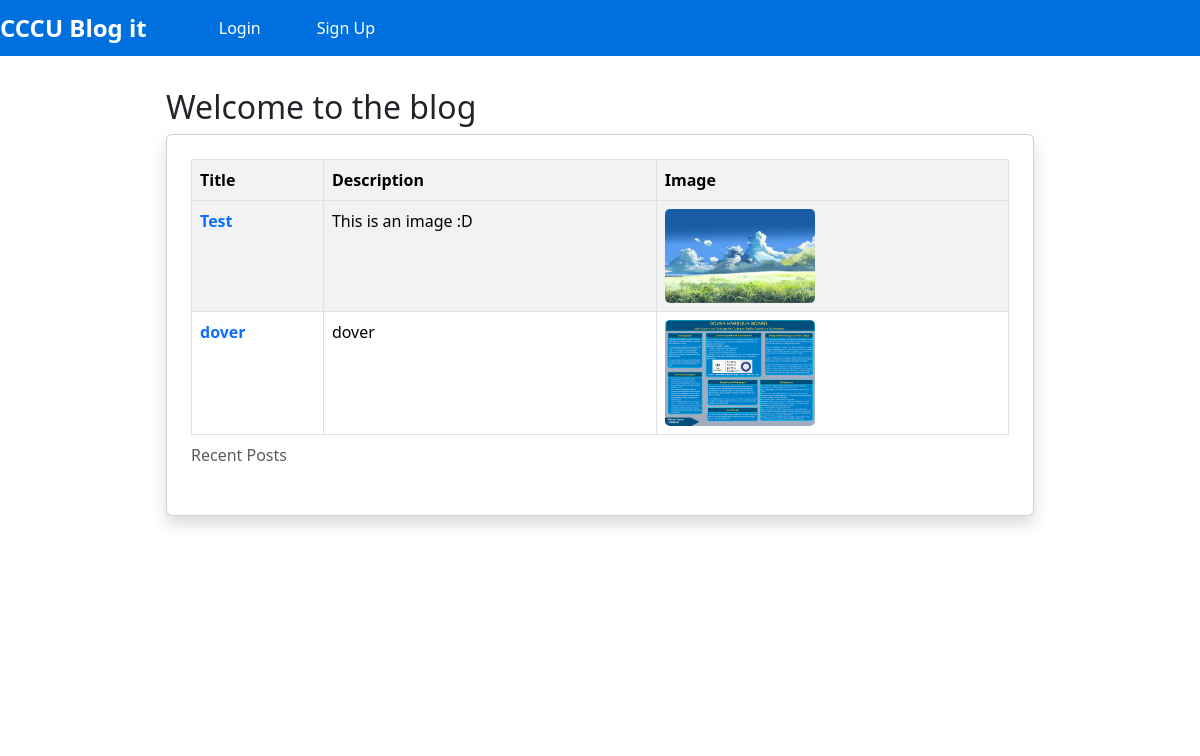
The page / on the database its author committed.
### tables this page shows
CREATE TABLE finalProjects (
        id INTEGER PRIMARY KEY AUTOINCREMENT,
        title TEXT NOT NULL,
        description TEXT NOT NULL,
        image_filename TEXT NOT NULL            
      );

### app.py (the view)
@app.route('/')
def index():
    with OpenConn() as conn:
        posts = conn.execute("SELECT * FROM finalProjects ORDER BY id DESC LIMIT 3").fetchall()
    return render_template('index.html', posts=posts)

### database.py (called while the page is built)
def OpenConn() -> sqlite3.Connection:
  conn = sqlite3.connect(DBPath)
  conn.row_factory = sqlite3.Row
  return conn

### templates/index.html (shortened to what this page needs)
{% extends "base.html" %}
{% block content %}
<h2>Welcome to the blog</h2>
<div class="card shadow p-4 rounded-2">
<table class="table table-striped table-bordered table-hover">
    <caption class="text-muted"> Recent Posts</caption>
        <tr>
            <th scope="col"> Title </th>
            <th scope="col"> Description</th>
            <th scope="col"> Image</th>
        </tr>
<tbody>
    {% for post in posts %}
    <tr>
        <td>
            <a href="{{ url_for('view_post', post_id=post.id) }}"
               class="text-decoration-none fw-bold">
                {{ post.title }}
            </a>
        </td>
        <td>{{ post.description[:120] }}{% if post.description|length > 120 %}...{% endif %}</td>
        <td>
            {% if post.image_filename %}
                <img src="{{ url_for('static', filename='uploads/' ~ post.image_filename) }}"
                     style="max-width: 150px; height: auto; border-radius: 5px;">
            {% endif %}
        </td>
    </tr>
    {% endfor %}
</tbody>
</table>
{% endblock %}

### static/styles.css (style rules this page uses)
* { margin: 0; padding: 0; box-sizing: border-box; }
body { font-family: 'Segoe UI', Tahoma, Geneva, Verdana, sans-serif; line-height: 1.6; color: #333; background-color: #f9f9f9; }

### rows shown on the page
finalProjects: title "Test", description "This is an image :D", image_filename (picture)
finalProjects: title "dover", description "dover", image_filename (picture)
